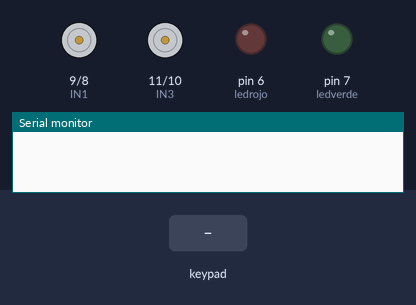
Simulated run of this sketch. Board: Arduino Uno, built with avr-gcc and run on an emulated ATmega328P. On the bench: motor-driver pin pairs drawn as motors (green arrow = first pin HIGH = forward, orange = second pin HIGH = backward, longer = more drive), output pins drawn as LEDs (lit = HIGH), the last lines printed to the serial monitor. The inputs (shaded band) are chosen by the test bench.

Above: at 1.2 s.
1.3 s: key '2' pressed
At 1.7 s:
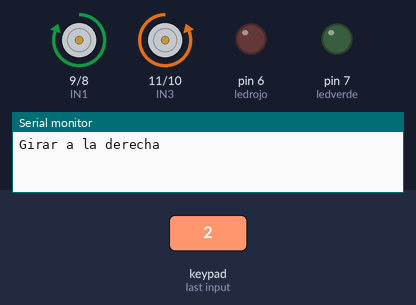
2.8 s: keypad keys 5 4 3 2 pressed 0.4 s apart
At 4.9 s:
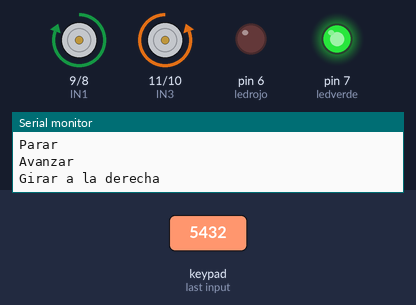
5.9 s: key '6' pressed
At 7.2 s:
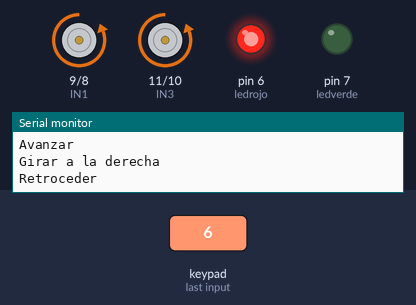
7.5 s: key '8' pressed
At 8.5 s:
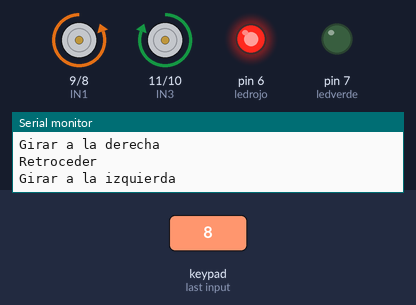
9.0 s: key '4' pressed
At 9.7 s:
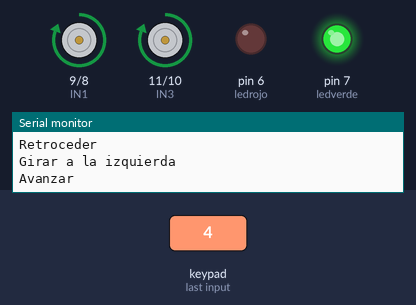
10.6 s: key '6' pressed
At 11.0 s:
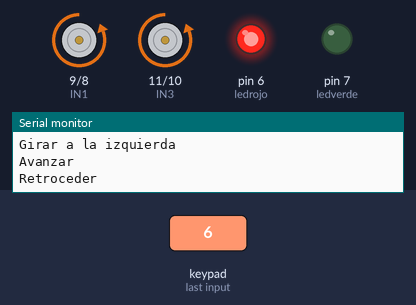
Timing chart, 0 to 13.2 s (numbered marks = the images above; inputs shaded):
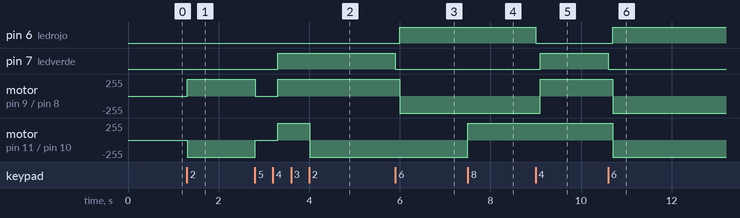

The sketch:

carro_con_funciones_leds_y_teclados.ino
```cpp
#include <Keypad.h>  // importar la librería

int ledrojo=6;
int ledverde=7;
int IN1=9;
int IN2=8;
int IN3=11;
int IN4=10;
int ECHO=12;
int TRIG=13;

const byte filas= 4; //numero de filas
const byte columnas= 4; //numero de columnas

// define la ubicación de las teclas según su fila y columna
char keymap[filas][columnas]=
{
{'1', '2', '3', 'A'},
{'4', '5', '6', 'B'},
{'7', '8', '9', 'C'},
{'*', '0', '#', 'D'}
};

// se declaran los pines donde se conectan las filas y columnas
byte pinesFilas[filas] = {5,4,3,2}; //pines de las filas
byte pinesColumnas[columnas]= {A0,A1,A2,A3}; //pines de las columnas

//Se define el Teclado con los parametros defines anteriormente (pines, filas y columnas)
Keypad Teclado= Keypad(makeKeymap(keymap), pinesFilas, pinesColumnas, filas, columnas);

char Tecla; //almacena la tecla presionada

void setup()
{
  Serial.begin(9600);
  pinMode(TRIG,OUTPUT);
  pinMode(ECHO,INPUT);
  pinMode(IN1,OUTPUT);
  pinMode(IN2,OUTPUT);
  pinMode(IN3,OUTPUT);
  pinMode(IN4,OUTPUT);
  pinMode(ledrojo,OUTPUT);
  pinMode(ledverde,OUTPUT);

}

void loop()
{
  Tecla = Teclado.getKey(); //Se almacena el valor de la tecla oprimida // delay de 100 milisegundos
  if (Tecla=='8'){
    Serial.println("Girar a la izquierda"); // Si la tecla es oprimida se imprime
    girarizquierda(IN1,IN2,IN3,IN4);
  }
  if (Tecla=='2'){
    Serial.println("Girar a la derecha"); // Si la tecla es oprimida se imprime
    girarderecha(IN1,IN2,IN3,IN4);
  }
  if (Tecla=='4'){
    Serial.println("Avanzar"); // Si la tecla es oprimida se imprime
    avanzar(IN1,IN2,IN3,IN4);
  }
  if (Tecla=='6'){
    Serial.println("Retroceder"); // Si la tecla es oprimida se imprime
    retroceder(IN1,IN2,IN3,IN4);
  }
  if (Tecla=='5'){
    Serial.println("Parar"); // Si la tecla es oprimida se imprime
    parar(IN1,IN2,IN3,IN4);
  }

}

int horario (int m, int n){
  digitalWrite(m,HIGH);
  digitalWrite(n,LOW);
}

int antihorario (int m, int n){
  digitalWrite(m,LOW);
  digitalWrite(n,HIGH);
}

void avanzar (int in1, int in2, int in3, int in4){
  digitalWrite(ledrojo,LOW); // se apaga el ledrojo antes de prenderse el verde
  delay(100);
  horario(in1,in2);
  horario(in3,in4);
  digitalWrite(ledverde,HIGH);
}

void retroceder (int in1, int in2, int in3, int in4){
  digitalWrite(ledverde,LOW); // se apaga el ledverde antes de prenderse el rojo
  delay(100);
  antihorario(in1,in2);
  antihorario(in3,in4);
  digitalWrite(ledrojo,HIGH);
}

void parar (int in1, int in2, int in3, int in4){
  digitalWrite(ledverde,LOW);
  digitalWrite(ledrojo,LOW);
  digitalWrite(in1,LOW);
  digitalWrite(in2,LOW);
  digitalWrite(in3,LOW);
  digitalWrite(in4,LOW);
}

void girarderecha (int in1, int in2, int in3, int in4){
  horario(in1,in2);
  antihorario(in3,in4);
}

void girarizquierda (int in1, int in2, int in3, int in4){
  antihorario(in1,in2);
  horario(in3,in4);
}

int sensor_distancia(int x, int y){
  digitalWrite(y, LOW);
  delayMicroseconds(2);
  digitalWrite(y, HIGH);
  delayMicroseconds(10);
  digitalWrite(y, LOW);
  float distancia;
  unsigned long tiempo;
  tiempo=pulseIn(x, HIGH);
  distancia= float(0.017*tiempo);
  return distancia;
  Serial.print("Distancia :");
  Serial.print(distancia);
  Serial.println(" cm");
  delay(1000);
}
```

Measured:
- after the input at 1.3 s, motor on pin 9 (IN1) / pin 8 (IN2): stopped → forward 255/255 at once; motor on pin 11 (IN3) / pin 10 (IN4): stopped → backward 255/255 at once
- after the input at 2.8 s, pin 7 (ledverde): LOW → HIGH after 0.50 s; motor on pin 9 (IN1) / pin 8 (IN2): forward 255/255 → stopped at once, → forward 255/255 0.49 s later; motor on pin 11 (IN3) / pin 10 (IN4): backward 255/255 → stopped at once, → forward 255/255 0.49 s later, → backward 255/255 0.71 s later
- after the input at 5.9 s, pin 6 (ledrojo): LOW → HIGH after 0.10 s; pin 7 (ledverde): HIGH → LOW at once; motor on pin 9 (IN1) / pin 8 (IN2): forward 255/255 → backward 255/255 after 0.10 s
- after the input at 7.5 s, motor on pin 11 (IN3) / pin 10 (IN4): backward 255/255 → forward 255/255 at once
- after the input at 9.0 s, pin 6 (ledrojo): HIGH → LOW at once; pin 7 (ledverde): LOW → HIGH after 0.10 s; motor on pin 9 (IN1) / pin 8 (IN2): backward 255/255 → forward 255/255 after 0.10 s
- after the input at 10.6 s, pin 6 (ledrojo): LOW → HIGH after 0.10 s; pin 7 (ledverde): HIGH → LOW at once; motor on pin 9 (IN1) / pin 8 (IN2), motor on pin 11 (IN3) / pin 10 (IN4): forward 255/255 → backward 255/255 after 0.10 s
